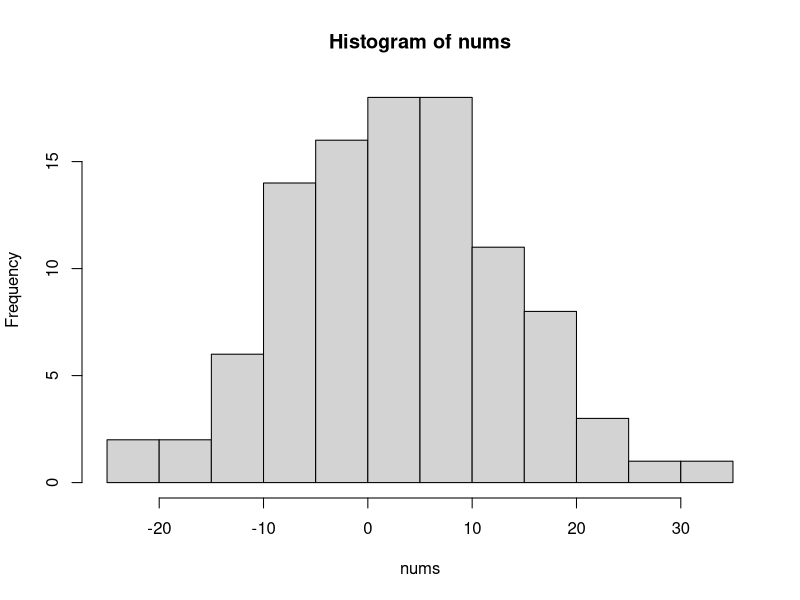
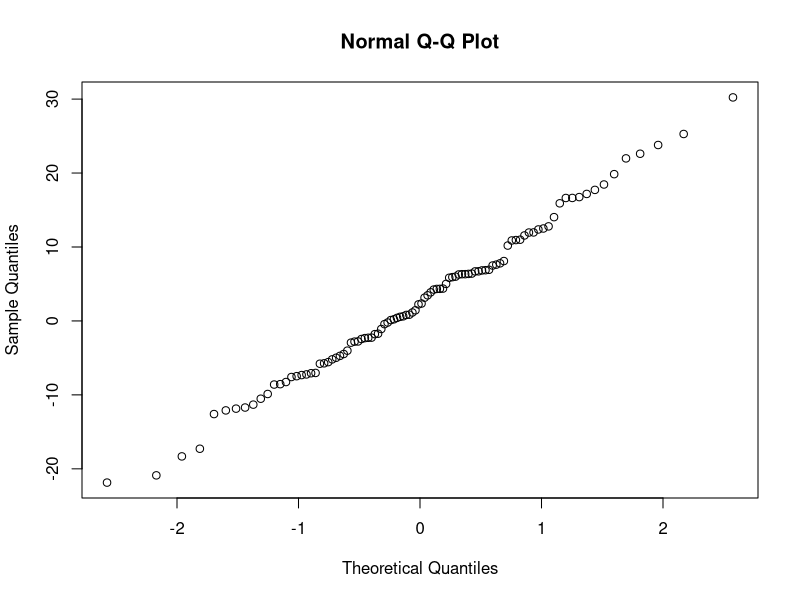
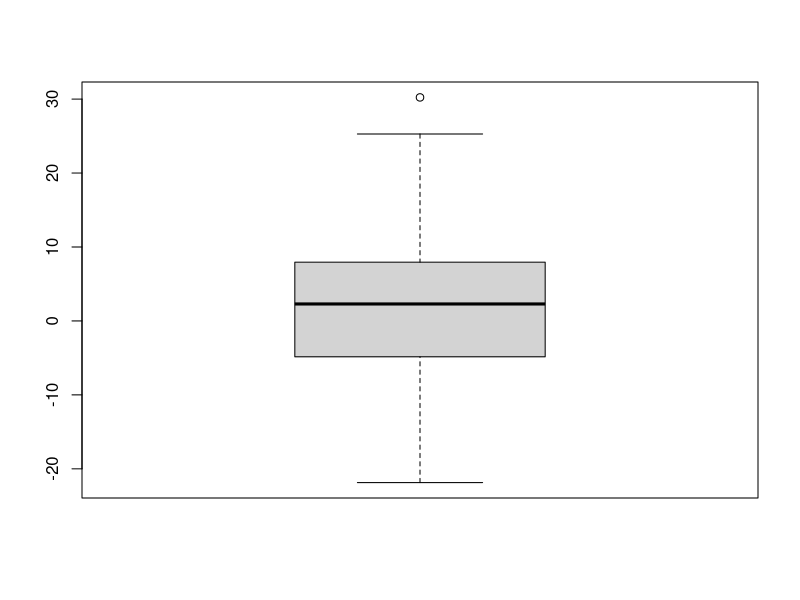
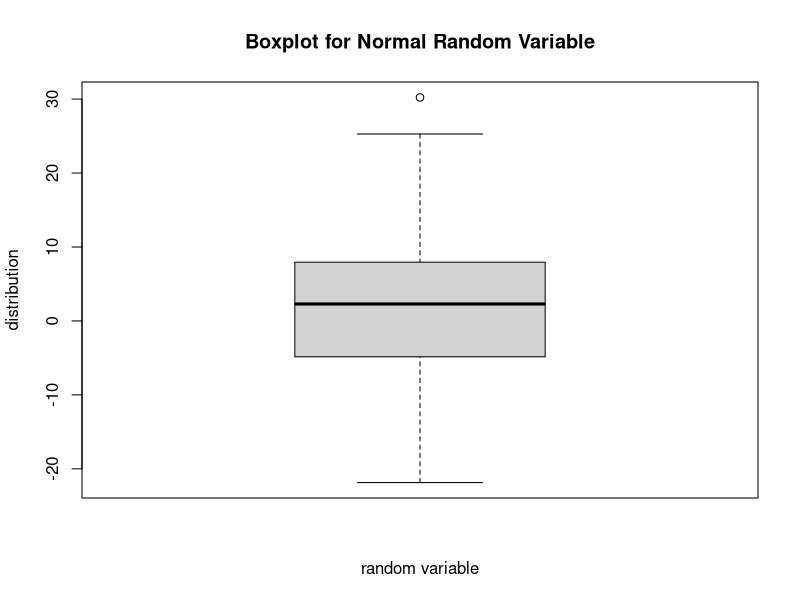
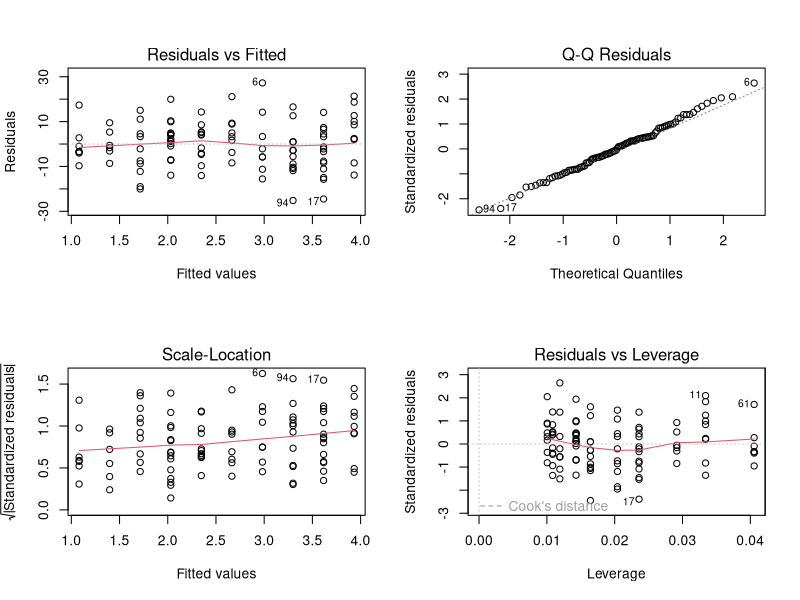
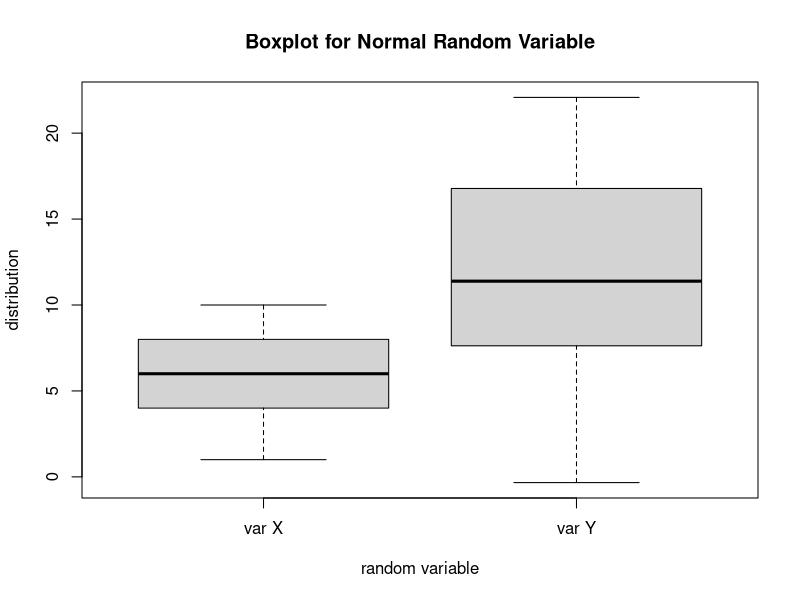
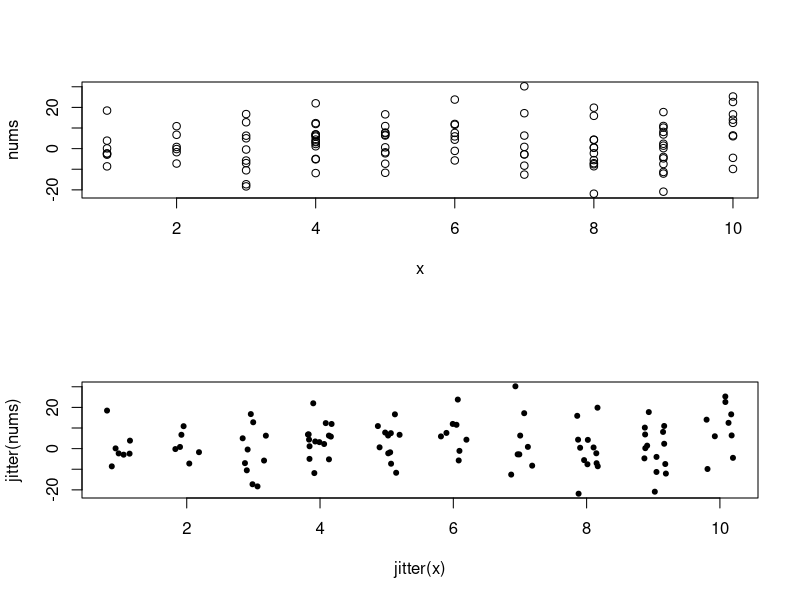
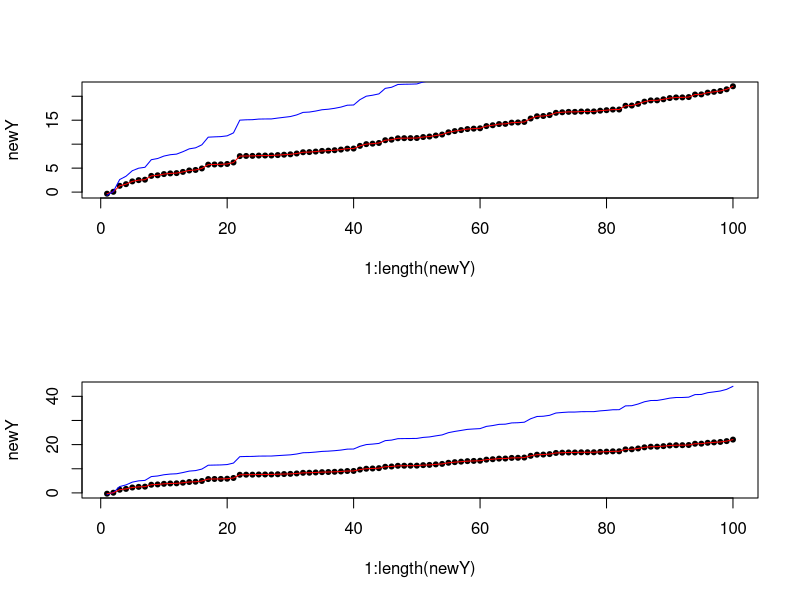

Write the R code that produced these figures, in order.

###############################
# Author:    Qing Li, qli@jhsph.edu
# Created:   April 05, 06
# Updated:
# Purpose:   Lab discussion session 140.616(Statistics for laboratory scientists)
#            Graphics in R 
# R version: R2.1.1
###############################

# reference card: http://www.rpad.org/Rpad/R-refcard.pdf

# hist(), qqnorm(), boxplot(), plot(), lines(), points()
# jitter(), sort(), axis(), title(), box()
# par(), mfrow, main, xlab, ylab, xlim, ylim, pch with ps, lty with lwd, mar, mgp
# pdf(), postscript(), win.metafile()
par(mfrow=c(1,1))


#############################
# hist(), qqnorm(), plot(regression object)
n = 100
nums = rnorm(n, mean=3, sd=10)
hist(nums)

qqnorm(nums)

boxplot(nums)

boxplot(nums,
        main = "Boxplot for Normal Random Variable",
        xlab = "random variable",
        ylab = "distribution")



x = sample(1:10, size = n, replace=T)
y = x*2 + rnorm(n, mean=0, sd=2)
reg = lm(nums ~1+x)
par(mfrow=c(2,2))
plot(reg)

par(mfrow=c(1,1))
boxplot(x, y,
        main = "Boxplot for Normal Random Variable",
        xlab = "random variable",
        ylab = "distribution", axes=F)
axis(2)
#axis(1)
axis(1, 1:2, c("var X", "var Y"))
box()

#############################
# lines(), points(), jitter(), sort(), ylim
par(mfrow=c(2,1))
plot(x, nums)
plot(jitter(x), jitter(nums), pch = 20)



newY = sort(y)
plot(1:length(newY), newY, pch = 20)
lines(1:length(newY), newY, col ="red")
lines(1:length(newY), 2*newY, col ="blue")

plot(1:length(newY), newY, pch = 20, ylim = c(min(newY),max(newY*2)))
lines(1:length(newY), 2*newY, col ="blue")
lines(1:length(newY), newY, col ="red", xlim = c(40,50))



#############################
# graphics parameters: par
# font size
par(mfrow=c(2,1))
par(cex.axis=.5)
par(cex.lab=.5)
par(cex.main=.5)
boxplot(nums,
        main = "Boxplot for Normal Random Variable",
        xlab = "random variable",
        ylab = "distribution")


par(cex.axis=1)
par(cex.lab=1)
par(cex.main=1)
boxplot(nums,
        main = "Boxplot for Normal Random Variable",
        xlab = "random variable",
        ylab = "distribution")


# font type
par(mfrow=c(2,1))
par(font.axis=2)
par(font.lab=2)
par(font.main=2)
boxplot(nums,
        main = "Boxplot for Normal Random Variable",
        xlab = "random variable",
        ylab = "distribution")


par(font.axis=1)
par(font.lab=1)
par(font.main=1)
boxplot(nums,
        main = "Boxplot for Normal Random Variable",
        xlab = "random variable",
        ylab = "distribution")


#############################
# graphics parameters: par
# layout: mfrow, mar, mgp
par(mfrow=c(1,1))
par(mar=c(0,3,6,12))
plot(1,1)
box()

par(mfrow=c(1,1))
par(mar=c(7,12,4,4))
par(mgp=c(6,3,1))

newY = sort(y)
plot(1:length(newY), newY, pch = 20,
     main = "Plot for Y",
     ylab = "y value",
     xlab = "sequence")


#############################
# Saving graphics
# pdf, postscript, win.metafile
pdf(file = "boxPlot.pdf")
par(mfrow=c(1,1))
par(mar=c(7,12,4,4))
par(mgp=c(6,3,1))

newY = sort(y)
plot(1:length(newY), newY, pch = 20,
     main = "Plot for Y",
     ylab = "y value",
     xlab = "sequence")
dev.off()
